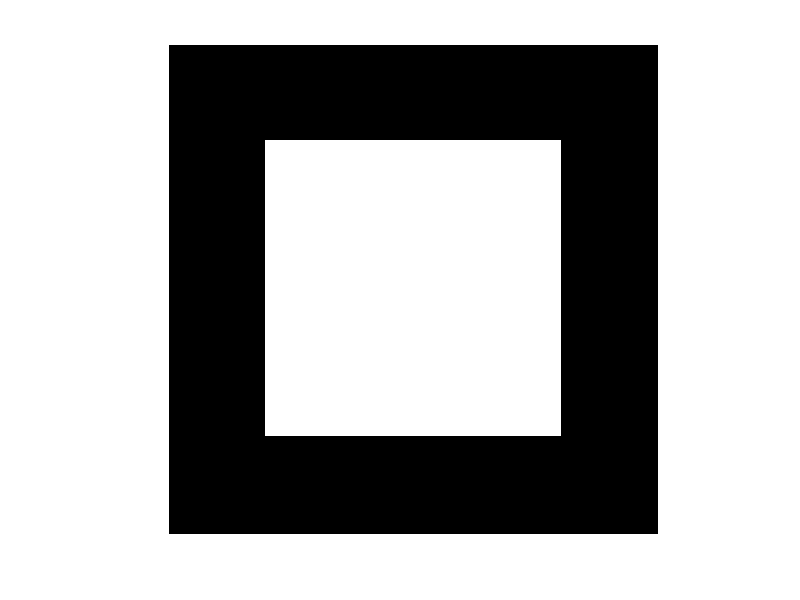

Source code (MATLAB):
w = 200; 
h = 200; 
Cx = w / 2; 
Cy = h / 2; 
radius = 60; 

image = zeros(h, w); 

for y = 1:h
    for x = 1:w
        % Calculate D8 distance approximation
        distance = max(abs(x - Cx), abs(y - Cy)); 

        if distance <= radius
            image(y, x) = 1;
        end
    end
end

imshow(image); 
